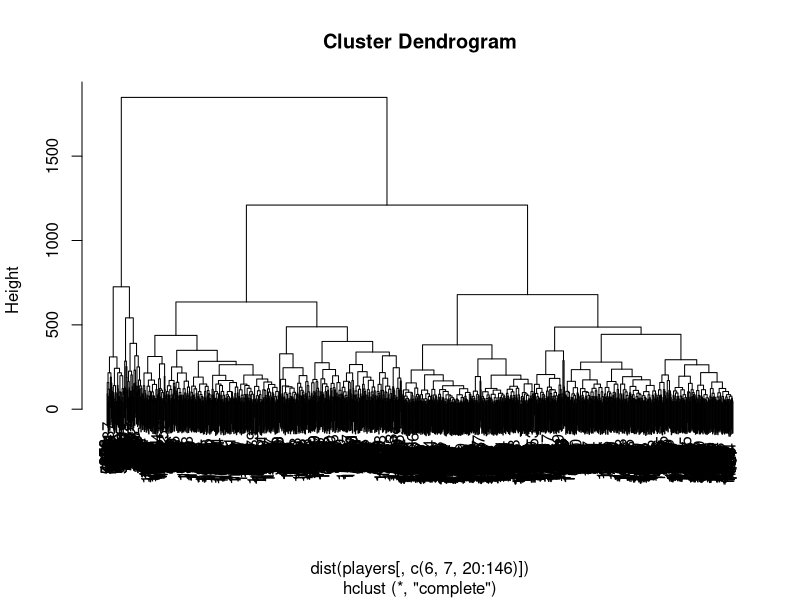
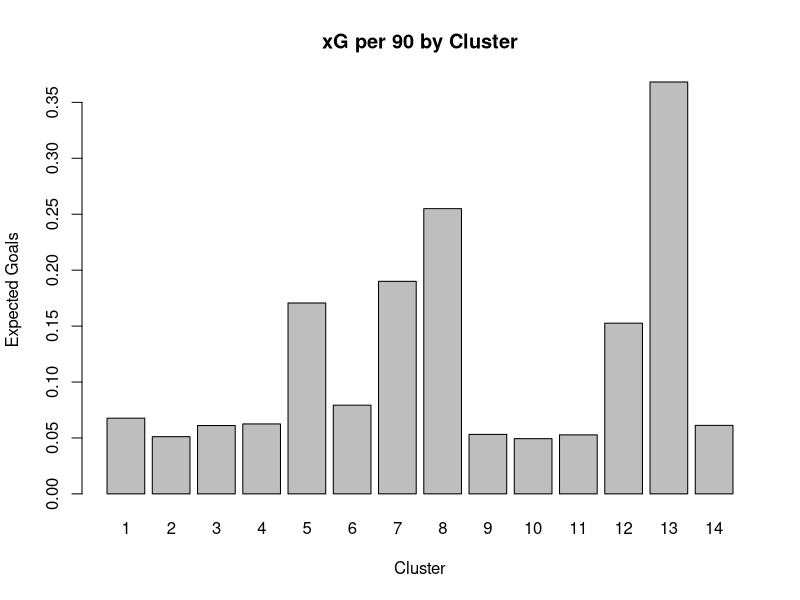
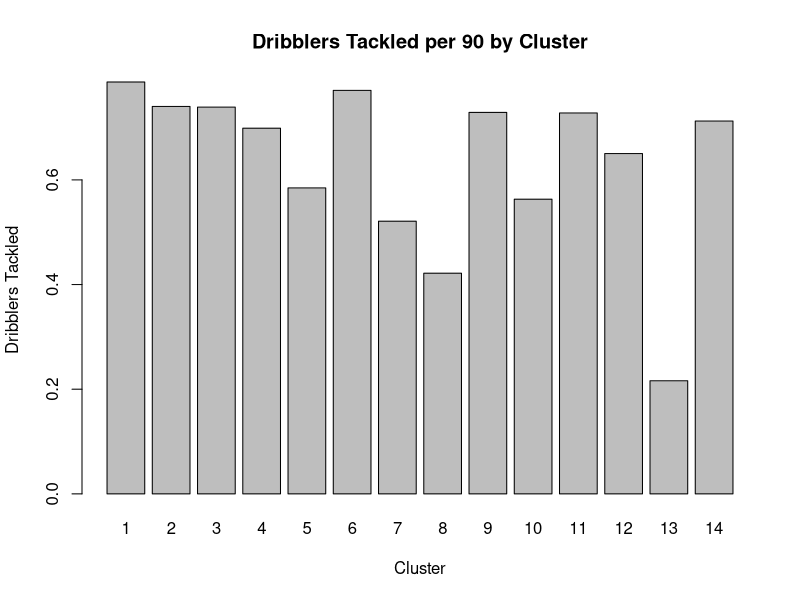
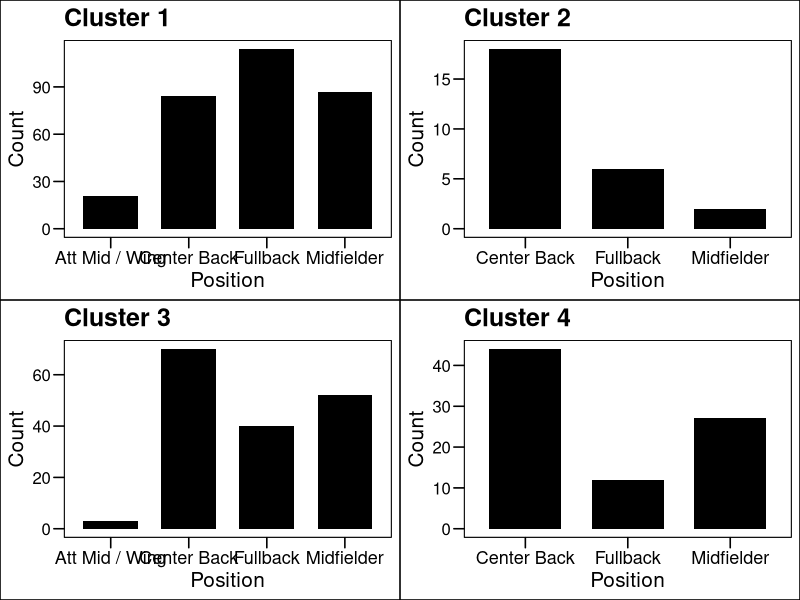
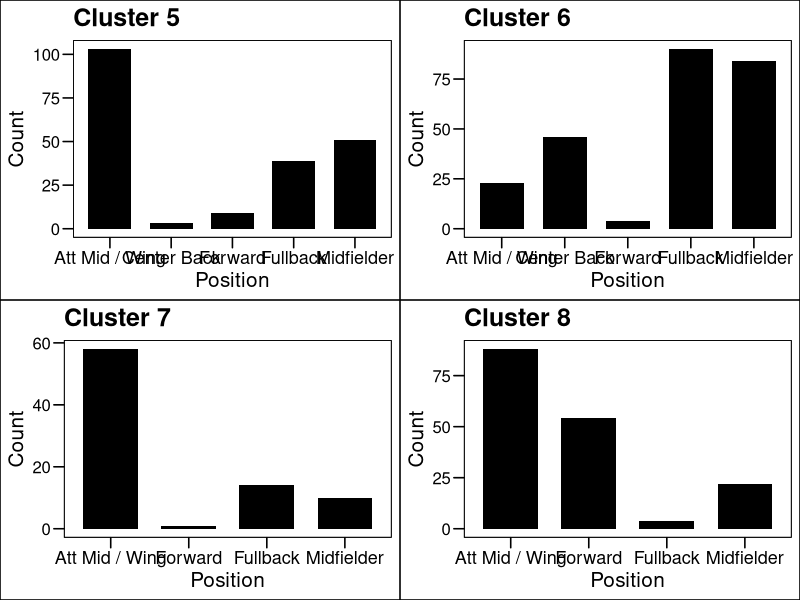
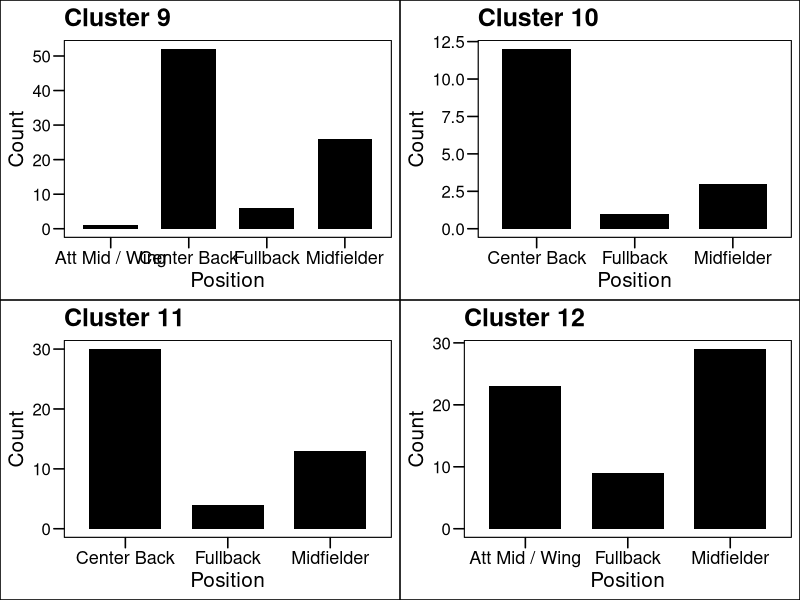
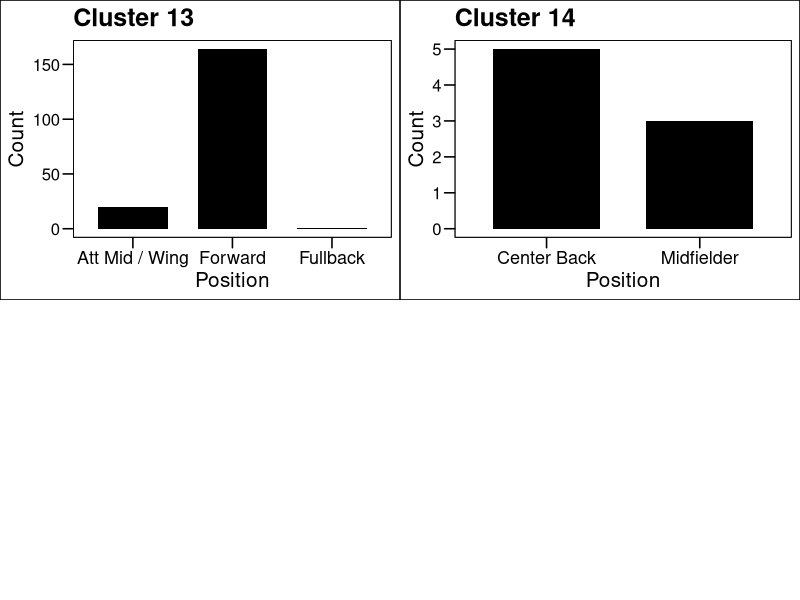
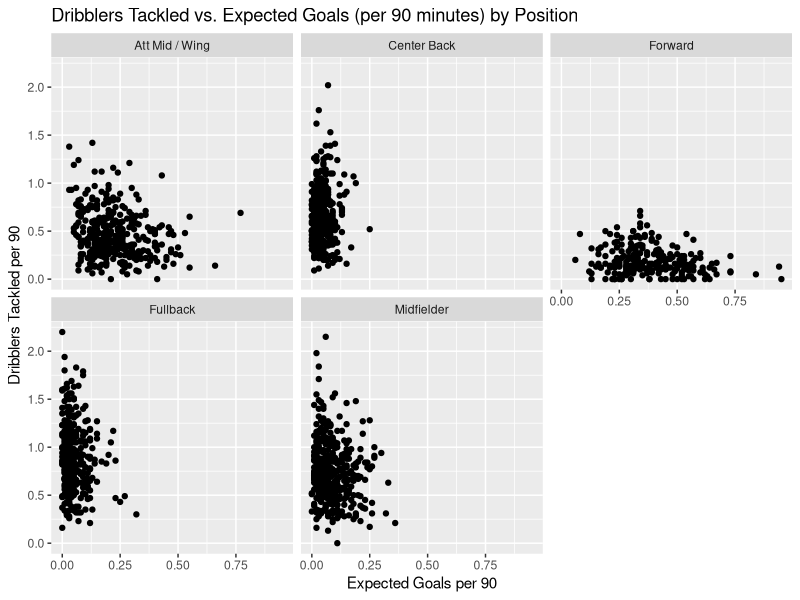

Recreate these plots in R, in order.
## ---- chunk 1
knitr::opts_chunk$set(echo = TRUE)
## ---- chunk 2
library(dplyr)
library(ggplot2)
library(ggthemes)
library(ggpubr)
library(data.table)
players <- read.csv("../Data Acquisition/Data/players10_20_2022.csv")
players$height_cm <- as.numeric(as.character(players$height_cm))
## ---- chunk 3
clusters <- hclust(dist(players[, c(6,7,20:146)]))
plot(clusters)
firstcut <- cutree(clusters, 14)
table(players$position, firstcut)
cluster_prev <- table(players$position, firstcut)
cluster_prev
players_clust <- players
players_clust$cluster <- firstcut
## ---- chunk 4
xG_vec = numeric(14)
DT_vec = numeric(14)
for(i in 1:14){
  xG_vec[i] = mean(filter(players_clust, players_clust$cluster==i)$xG)
  DT_vec[i] = mean(filter(players_clust, players_clust$cluster==i)$Dribblers.Tackled)
}
barplot(xG_vec ~ c(1:14), xlab = "Cluster", ylab= "Expected Goals", main = "xG per 90 by Cluster")
barplot(DT_vec ~ c(1:14), xlab = "Cluster", ylab= "Dribblers Tackled", main = "Dribblers Tackled per 90 by Cluster")
## ---- chunk 5
positions = c("Att Mid / Wing", "Center Back", "Forward", "Fullback", "Midfielder")

plots <- lapply(1:14, function(x) ggplot(filter(players_clust,cluster == x), aes(x = position)) +
    geom_bar(fill = "black", width = 0.7)+
    theme_base()+
    theme(text =element_text(size = 15), axis.text.x = element_text(size = 13))+
    labs(x = "Position", y = "Count", title = sprintf("Cluster %s", x)))
figure1234 <- ggarrange(plots[[1]], plots[[2]], plots[[3]], plots[[4]], nrow = 2, ncol = 2)
figure5678 <- ggarrange(plots[[5]], plots[[6]], plots[[7]], plots[[8]], nrow = 2, ncol = 2)
figure9101112 <- ggarrange(plots[[9]], plots[[10]], plots[[11]], plots[[12]], nrow = 2, ncol = 2)
figure1314 <- ggarrange(plots[[13]], plots[[14]], nrow = 2, ncol = 2)
figure1234
figure5678
figure9101112
figure1314
## ---- chunk 6
p <- ggplot(data = players, aes(x = xG, y = Dribblers.Tackled)) + geom_point()
p + facet_wrap(~position) + labs(title = "Dribblers Tackled vs. Expected Goals (per 90 minutes) by Position", y = "Dribblers Tackled per 90", 
                                 x = "Expected Goals per 90")
